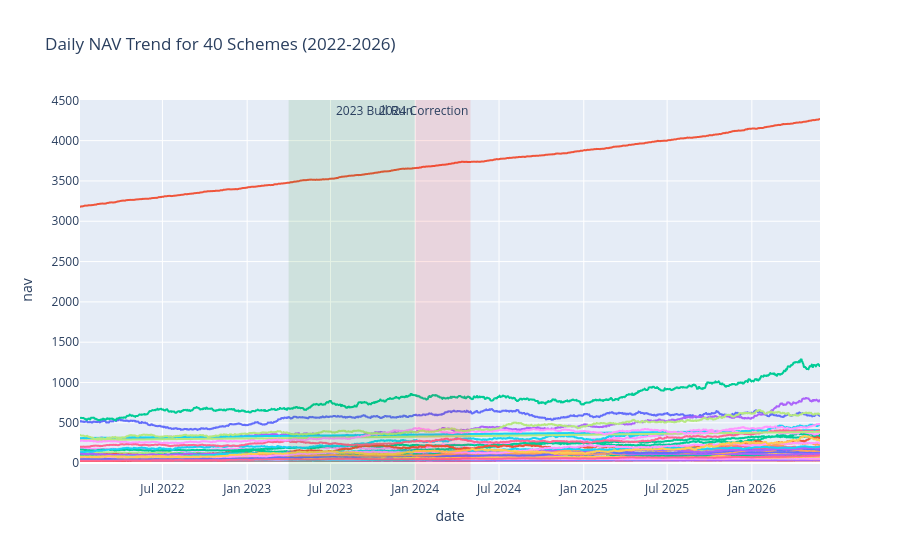

Here is the notebook cell this chart was saved with:
### Markdown cell above
## 1. NAV Trend Analysis (2022-2026)

**Insight 1:** The 2023 bull run saw accelerated NAV growth across most equity schemes, followed by a period of increased volatility and minor corrections in early 2024.

### Code cell
nav_filtered = nav_hist[(nav_hist['date'].dt.year >= 2022) & (nav_hist['date'].dt.year <= 2026)]
nav_merged = pd.merge(nav_filtered, fund_master[['amfi_code', 'scheme_name']], on='amfi_code', how='left')

fig = px.line(nav_merged, x='date', y='nav', color='scheme_name', title='Daily NAV Trend for 40 Schemes (2022-2026)')
fig.update_layout(showlegend=False)

# Highlight 2023 Bull Run
fig.add_vrect(x0="2023-04-01", x1="2023-12-31", fillcolor="green", opacity=0.1, line_width=0, annotation_text="2023 Bull Run")

# Highlight 2024 Correction
fig.add_vrect(x0="2024-01-01", x1="2024-04-30", fillcolor="red", opacity=0.1, line_width=0, annotation_text="2024 Correction")

fig.write_image("reports/figures/01_nav_trend.png", width=1000, height=600, scale=2)
fig.show()

### Figure 1 — Plotly figure (JSON) as saved in the notebook; plotly's stock layout.template omitted (floating-point values rounded to 4 significant figures; data arrays with more than 128 entries replaced by an {"elided": "..."} marker saying what was removed)
{"data": [{"hovertemplate": "scheme_name=HDFC Top 100 Fund - Regular Plan - Growth<br>date=%{x}<br>nav=%{y}<extra></extra>", "legendgroup": "HDFC Top 100 Fund - Regular Plan - Growth", "line": {"color": "#636efa", "dash": "solid"}, "marker": {"symbol": "circle"}, "mode": "lines", "name": "HDFC Top 100 Fund - Regular Plan - Growth", "showlegend": true, "type": "scattergl", "x": {"elided": "1608 str values"}, "xaxis": "x", "y": {"elided": "1608 float values"}, "yaxis": "y"}, {"hovertemplate": "scheme_name=HDFC Short Term Debt Fund - Regular - Growth<br>date=%{x}<br>nav=%{y}<extra></extra>", "legendgroup": "HDFC Short Term Debt Fund - Regular - Growth", "line": {"color": "#EF553B", "dash": "solid"}, "marker": {"symbol": "circle"}, "mode": "lines", "name": "HDFC Short Term Debt Fund - Regular - Growth", "showlegend": true, "type": "scattergl", "x": {"elided": "1608 str values"}, "xaxis": "x", "y": {"elided": "1608 float values"}, "yaxis": "y"}, {"hovertemplate": "scheme_name=HDFC Mid-Cap Opportunities Fund - Regular - Growth<br>date=%{x}<br>nav=%{y}<extra></extra>", "legendgroup": "HDFC Mid-Cap Opportunities Fund - Regular - Growth", "line": {"color": "#00cc96", "dash": "solid"}, "marker": {"symbol": "circle"}, "mode": "lines", "name": "HDFC Mid-Cap Opportunities Fund - Regular - Growth", "showlegend": true, "type": "scattergl", "x": {"elided": "1608 str values"}, "xaxis": "x", "y": {"elided": "1608 float values"}, "yaxis": "y"}, {"hovertemplate": "scheme_name=ABSL Frontline Equity Fund - Regular - Growth<br>date=%{x}<br>nav=%{y}<extra></extra>", "legendgroup": "ABSL Frontline Equity Fund - Regular - Growth", "line": {"color": "#ab63fa", "dash": "solid"}, "marker": {"symbol": "circle"}, "mode": "lines", "name": "ABSL Frontline Equity Fund - Regular - Growth", "showlegend": true, "type": "scattergl", "x": {"elided": "1608 str values"}, "xaxis": "x", "y": {"elided": "1608 float values"}, "yaxis": "y"}, {"hovertemplate": "scheme_name=ABSL Small Cap Fund - Regular - Growth<br>date=%{x}<br>nav=%{y}<extra></extra>", "legendgroup": "ABSL Small Cap Fund - Regular - Growth", "line": {"color": "#FFA15A", "dash": "solid"}, "marker": {"symbol": "circle"}, "mode": "lines", "name": "ABSL Small Cap Fund - Regular - Growth", "showlegend": true, "type": "scattergl", "x": {"elided": "1608 str values"}, "xaxis": "x", "y": {"elided": "1608 float values"}, "yaxis": "y"}, {"hovertemplate": "scheme_name=ABSL Liquid Fund - Regular - Growth<br>date=%{x}<br>nav=%{y}<extra></extra>", "legendgroup": "ABSL Liquid Fund - Regular - Growth", "line": {"color": "#19d3f3", "dash": "solid"}, "marker": {"symbol": "circle"}, "mode": "lines", "name": "ABSL Liquid Fund - Regular - Growth", "showlegend": true, "type": "scattergl", "x": {"elided": "1608 str values"}, "xaxis": "x", "y": {"elided": "1608 float values"}, "yaxis": "y"}, {"hovertemplate": "scheme_name=UTI Nifty 50 Index Fund - Regular - Growth<br>date=%{x}<br>nav=%{y}<extra></extra>", "legendgroup": "UTI Nifty 50 Index Fund - Regular - Growth", "line": {"color": "#FF6692", "dash": "solid"}, "marker": {"symbol": "circle"}, "mode": "lines", "name": "UTI Nifty 50 Index Fund - Regular - Growth", "showlegend": true, "type": "scattergl", "x": {"elided": "1608 str values"}, "xaxis": "x", "y": {"elided": "1608 float values"}, "yaxis": "y"}, {"hovertemplate": "scheme_name=UTI Mid Cap Fund - Regular - Growth<br>date=%{x}<br>nav=%{y}<extra></extra>", "legendgroup": "UTI Mid Cap Fund - Regular - Growth", "line": {"color": "#B6E880", "dash": "solid"}, "marker": {"symbol": "circle"}, "mode": "lines", "name": "UTI Mid Cap Fund - Regular - Growth", "showlegend": true, "type": "scattergl", "x": {"elided": "1608 str values"}, "xaxis": "x", "y": {"elided": "1608 float values"}, "yaxis": "y"}, {"hovertemplate": "scheme_name=UTI Flexi Cap Fund - Regular - Growth<br>date=%{x}<br>nav=%{y}<extra></extra>", "legendgroup": "UTI Flexi Cap Fund - Regular - Growth", "line": {"color": "#FF97FF", "dash": "solid"}, "marker": {"symbol": "circle"}, "mode": "lines", "name": "UTI Flexi Cap Fund - Regular - Growth", "showlegend": true, "type": "scattergl", "x": {"elided": "1608 str values"}, "xaxis": "x", "y": {"elided": "1608 float values"}, "yaxis": "y"}, {"hovertemplate": "scheme_name=Nippon India Large Cap Fund - Regular - Growth<br>date=%{x}<br>nav=%{y}<extra></extra>", "legendgroup": "Nippon India Large Cap Fund - Regular - Growth", "line": {"color": "#FECB52", "dash": "solid"}, "marker": {"symbol": "circle"}, "mode": "lines", "name": "Nippon India Large Cap Fund - Regular - Growth", "showlegend": true, "type": "scattergl", "x": {"elided": "1608 str values"}, "xaxis": "x", "y": {"elided": "1608 float values"}, "yaxis": "y"}, {"hovertemplate": "scheme_name=Nippon India Large Cap Fund - Direct - Growth<br>date=%{x}<br>nav=%{y}<extra></extra>", "legendgroup": "Nippon India Large Cap Fund - Direct - Growth", "line": {"color": "#636efa", "dash": "solid"}, "marker": {"symbol": "circle"}, "mode": "lines", "name": "Nippon India Large Cap Fund - Direct - Growth", "showlegend": true, "type": "scattergl", "x": {"elided": "1608 str values"}, "xaxis": "x", "y": {"elided": "1608 float values"}, "yaxis": "y"}, {"hovertemplate": "scheme_name=Nippon India Small Cap Fund - Regular - Growth<br>date=%{x}<br>nav=%{y}<extra></extra>", "legendgroup": "Nippon India Small Cap Fund - Regular - Growth", "line": {"color": "#EF553B", "dash": "solid"}, "marker": {"symbol": "circle"}, "mode": "lines", "name": "Nippon India Small Cap Fund - Regular - Growth", "showlegend": true, "type": "scattergl", "x": {"elided": "1608 str values"}, "xaxis": "x", "y": {"elided": "1608 float values"}, "yaxis": "y"}, {"hovertemplate": "scheme_name=Nippon India ETF Nifty 50 BeES<br>date=%{x}<br>nav=%{y}<extra></extra>", "legendgroup": "Nippon India ETF Nifty 50 BeES", "line": {"color": "#00cc96", "dash": "solid"}, "marker": {"symbol": "circle"}, "mode": "lines", "name": "Nippon India ETF Nifty 50 BeES", "showlegend": true, "type": "scattergl", "x": {"elided": "1608 str values"}, "xaxis": "x", "y": {"elided": "1608 float values"}, "yaxis": "y"}, {"hovertemplate": "scheme_name=Nippon India Gilt Securities Fund - Regular - Growth<br>date=%{x}<br>nav=%{y}<extra></extra>", "legendgroup": "Nippon India Gilt Securities Fund - Regular - Growth", "line": {"color": "#ab63fa", "dash": "solid"}, "marker": {"symbol": "circle"}, "mode": "lines", "name": "Nippon India Gilt Securities Fund - Regular - Growth", "showlegend": true, "type": "scattergl", "x": {"elided": "1608 str values"}, "xaxis": "x", "y": {"elided": "1608 float values"}, "yaxis": "y"}, {"hovertemplate": "scheme_name=Axis Bluechip Fund - Regular - Growth<br>date=%{x}<br>nav=%{y}<extra></extra>", "legendgroup": "Axis Bluechip Fund - Regular - Growth", "line": {"color": "#FFA15A", "dash": "solid"}, "marker": {"symbol": "circle"}, "mode": "lines", "name": "Axis Bluechip Fund - Regular - Growth", "showlegend": true, "type": "scattergl", "x": {"elided": "1608 str values"}, "xaxis": "x", "y": {"elided": "1608 float values"}, "yaxis": "y"}, {"hovertemplate": "scheme_name=Axis Bluechip Fund - Direct - Growth<br>date=%{x}<br>nav=%{y}<extra></extra>", "legendgroup": "Axis Bluechip Fund - Direct - Growth", "line": {"color": "#19d3f3", "dash": "solid"}, "marker": {"symbol": "circle"}, "mode": "lines", "name": "Axis Bluechip Fund - Direct - Growth", "showlegend": true, "type": "scattergl", "x": {"elided": "1608 str values"}, "xaxis": "x", "y": {"elided": "1608 float values"}, "yaxis": "y"}, {"hovertemplate": "scheme_name=Axis Midcap Fund - Regular - Growth<br>date=%{x}<br>nav=%{y}<extra></extra>", "legendgroup": "Axis Midcap Fund - Regular - Growth", "line": {"color": "#FF6692", "dash": "solid"}, "marker": {"symbol": "circle"}, "mode": "lines", "name": "Axis Midcap Fund - Regular - Growth", "showlegend": true, "type": "scattergl", "x": {"elided": "1608 str values"}, "xaxis": "x", "y": {"elided": "1608 float values"}, "yaxis": "y"}, {"hovertemplate": "scheme_name=Axis Small Cap Fund - Regular - Growth<br>date=%{x}<br>nav=%{y}<extra></extra>", "legendgroup": "Axis Small Cap Fund - Regular - Growth", "line": {"color": "#B6E880", "dash": "solid"}, "marker": {"symbol": "circle"}, "mode": "lines", "name": "Axis Small Cap Fund - Regular - Growth", "showlegend": true, "type": "scattergl", "x": {"elided": "1608 str values"}, "xaxis": "x", "y": {"elided": "1608 float values"}, "yaxis": "y"}, {"hovertemplate": "scheme_name=SBI Magnum Gilt Fund - Regular Plan - Growth<br>date=%{x}<br>nav=%{y}<extra></extra>", "legendgroup": "SBI Magnum Gilt Fund - Regular Plan - Growth", "line": {"color": "#FF97FF", "dash": "solid"}, "marker": {"symbol": "circle"}, "mode": "lines", "name": "SBI Magnum Gilt Fund - Regular Plan - Growth", "showlegend": true, "type": "scattergl", "x": {"elided": "1608 str values"}, "xaxis": "x", "y": {"elided": "1608 float values"}, "yaxis": "y"}, {"hovertemplate": "scheme_name=SBI Bluechip Fund - Regular Plan - Growth<br>date=%{x}<br>nav=%{y}<extra></extra>", "legendgroup": "SBI Bluechip Fund - Regular Plan - Growth", "line": {"color": "#FECB52", "dash": "solid"}, "marker": {"symbol": "circle"}, "mode": "lines", "name": "SBI Bluechip Fund - Regular Plan - Growth", "showlegend": true, "type": "scattergl", "x": {"elided": "1608 str values"}, "xaxis": "x", "y": {"elided": "1608 float values"}, "yaxis": "y"}, {"hovertemplate": "scheme_name=SBI Bluechip Fund - Direct Plan - Growth<br>date=%{x}<br>nav=%{y}<extra></extra>", "legendgroup": "SBI Bluechip Fund - Direct Plan - Growth", "line": {"color": "#636efa", "dash": "solid"}, "marker": {"symbol": "circle"}, "mode": "lines", "name": "SBI Bluechip Fund - Direct Plan - Growth", "showlegend": true, "type": "scattergl", "x": {"elided": "1608 str values"}, "xaxis": "x", "y": {"elided": "1608 float values"}, "yaxis": "y"}, {"hovertemplate": "scheme_name=SBI Small Cap Fund - Regular Plan - Growth<br>date=%{x}<br>nav=%{y}<extra></extra>", "legendgroup": "SBI Small Cap Fund - Regular Plan - Growth", "line": {"color": "#EF553B", "dash": "solid"}, "marker": {"symbol": "circle"}, "mode": "lines", "name": "SBI Small Cap Fund - Regular Plan - Growth", "showlegend": true, "type": "scattergl", "x": {"elided": "1608 str values"}, "xaxis": "x", "y": {"elided": "1608 float values"}, "yaxis": "y"}, {"hovertemplate": "scheme_name=SBI Small Cap Fund - Direct Plan - Growth<br>date=%{x}<br>nav=%{y}<extra></extra>", "legendgroup": "SBI Small Cap Fund - Direct Plan - Growth", "line": {"color": "#00cc96", "dash": "solid"}, "marker": {"symbol": "circle"}, "mode": "lines", "name": "SBI Small Cap Fund - Direct Plan - Growth", "showlegend": true, "type": "scattergl", "x": {"elided": "1608 str values"}, "xaxis": "x", "y": {"elided": "1608 float values"}, "yaxis": "y"}, {"hovertemplate": "scheme_name=ICICI Pru Bluechip Fund - Regular - Growth<br>date=%{x}<br>nav=%{y}<extra></extra>", "legendgroup": "ICICI Pru Bluechip Fund - Regular - Growth", "line": {"color": "#ab63fa", "dash": "solid"}, "marker": {"symbol": "circle"}, "mode": "lines", "name": "ICICI Pru Bluechip Fund - Regular - Growth", "showlegend": true, "type": "scattergl", "x": {"elided": "1608 str values"}, "xaxis": "x", "y": {"elided": "1608 float values"}, "yaxis": "y"}, {"hovertemplate": "scheme_name=ICICI Pru Bluechip Fund - Direct - Growth<br>date=%{x}<br>nav=%{y}<extra></extra>", "legendgroup": "ICICI Pru Bluechip Fund - Direct - Growth", "line": {"color": "#FFA15A", "dash": "solid"}, "marker": {"symbol": "circle"}, "mode": "lines", "name": "ICICI Pru Bluechip Fund - Direct - Growth", "showlegend": true, "type": "scattergl", "x": {"elided": "1608 str values"}, "xaxis": "x", "y": {"elided": "1608 float values"}, "yaxis": "y"}, {"hovertemplate": "scheme_name=ICICI Pru Midcap Fund - Regular - Growth<br>date=%{x}<br>nav=%{y}<extra></extra>", "legendgroup": "ICICI Pru Midcap Fund - Regular - Growth", "line": {"color": "#19d3f3", "dash": "solid"}, "marker": {"symbol": "circle"}, "mode": "lines", "name": "ICICI Pru Midcap Fund - Regular - Growth", "showlegend": true, "type": "scattergl", "x": {"elided": "1608 str values"}, "xaxis": "x", "y": {"elided": "1608 float values"}, "yaxis": "y"}, {"hovertemplate": "scheme_name=ICICI Pru Value Discovery Fund - Regular - Growth<br>date=%{x}<br>nav=%{y}<extra></extra>", "legendgroup": "ICICI Pru Value Discovery Fund - Regular - Growth", "line": {"color": "#FF6692", "dash": "solid"}, "marker": {"symbol": "circle"}, "mode": "lines", "name": "ICICI Pru Value Discovery Fund - Regular - Growth", "showlegend": true, "type": "scattergl", "x": {"elided": "1608 str values"}, "xaxis": "x", "y": {"elided": "1608 float values"}, "yaxis": "y"}, {"hovertemplate": "scheme_name=ICICI Pru Liquid Fund - Regular - Growth<br>date=%{x}<br>nav=%{y}<extra></extra>", "legendgroup": "ICICI Pru Liquid Fund - Regular - Growth", "line": {"color": "#B6E880", "dash": "solid"}, "marker": {"symbol": "circle"}, "mode": "lines", "name": "ICICI Pru Liquid Fund - Regular - Growth", "showlegend": true, "type": "scattergl", "x": {"elided": "1608 str values"}, "xaxis": "x", "y": {"elided": "1608 float values"}, "yaxis": "y"}, {"hovertemplate": "scheme_name=Kotak Bluechip Fund - Regular - Growth<br>date=%{x}<br>nav=%{y}<extra></extra>", "legendgroup": "Kotak Bluechip Fund - Regular - Growth", "line": {"color": "#FF97FF", "dash": "solid"}, "marker": {"symbol": "circle"}, "mode": "lines", "name": "Kotak Bluechip Fund - Regular - Growth", "showlegend": true, "type": "scattergl", "x": {"elided": "1608 str values"}, "xaxis": "x", "y": {"elided": "1608 float values"}, "yaxis": "y"}, {"hovertemplate": "scheme_name=Kotak Emerging Equity Fund - Regular - Growth<br>date=%{x}<br>nav=%{y}<extra></extra>", "legendgroup": "Kotak Emerging Equity Fund - Regular - Growth", "line": {"color": "#FECB52", "dash": "solid"}, "marker": {"symbol": "circle"}, "mode": "lines", "name": "Kotak Emerging Equity Fund - Regular - Growth", "showlegend": true, "type": "scattergl", "x": {"elided": "1608 str values"}, "xaxis": "x", "y": {"elided": "1608 float values"}, "yaxis": "y"}, {"hovertemplate": "scheme_name=Kotak Flexicap Fund - Regular - Growth<br>date=%{x}<br>nav=%{y}<extra></extra>", "legendgroup": "Kotak Flexicap Fund - Regular - Growth", "line": {"color": "#636efa", "dash": "solid"}, "marker": {"symbol": "circle"}, "mode": "lines", "name": "Kotak Flexicap Fund - Regular - Growth", "showlegend": true, "type": "scattergl", "x": {"elided": "1608 str values"}, "xaxis": "x", "y": {"elided": "1608 float values"}, "yaxis": "y"}, {"hovertemplate": "scheme_name=Kotak Liquid Fund - Regular - Growth<br>date=%{x}<br>nav=%{y}<extra></extra>", "legendgroup": "Kotak Liquid Fund - Regular - Growth", "line": {"color": "#EF553B", "dash": "solid"}, "marker": {"symbol": "circle"}, "mode": "lines", "name": "Kotak Liquid Fund - Regular - Growth", "showlegend": true, "type": "scattergl", "x": {"elided": "1608 str values"}, "xaxis": "x", "y": {"elided": "1608 float values"}, "yaxis": "y"}, {"hovertemplate": "scheme_name=HDFC Top 100 Fund - Direct Plan - Growth<br>date=%{x}<br>nav=%{y}<extra></extra>", "legendgroup": "HDFC Top 100 Fund - Direct Plan - Growth", "line": {"color": "#00cc96", "dash": "solid"}, "marker": {"symbol": "circle"}, "mode": "lines", "name": "HDFC Top 100 Fund - Direct Plan - Growth", "showlegend": true, "type": "scattergl", "x": {"elided": "1608 str values"}, "xaxis": "x", "y": {"elided": "1608 float values"}, "yaxis": "y"}, {"hovertemplate": "scheme_name=HDFC Mid-Cap Opportunities Fund - Direct - Growth<br>date=%{x}<br>nav=%{y}<extra></extra>", "legendgroup": "HDFC Mid-Cap Opportunities Fund - Direct - Growth", "line": {"color": "#ab63fa", "dash": "solid"}, "marker": {"symbol": "circle"}, "mode": "lines", "name": "HDFC Mid-Cap Opportunities Fund - Direct - Growth", "showlegend": true, "type": "scattergl", "x": {"elided": "1608 str values"}, "xaxis": "x", "y": {"elided": "1608 float values"}, "yaxis": "y"}, {"hovertemplate": "scheme_name=Mirae Asset Large Cap Fund - Regular - Growth<br>date=%{x}<br>nav=%{y}<extra></extra>", "legendgroup": "Mirae Asset Large Cap Fund - Regular - Growth", "line": {"color": "#FFA15A", "dash": "solid"}, "marker": {"symbol": "circle"}, "mode": "lines", "name": "Mirae Asset Large Cap Fund - Regular - Growth", "showlegend": true, "type": "scattergl", "x": {"elided": "1608 str values"}, "xaxis": "x", "y": {"elided": "1608 float values"}, "yaxis": "y"}, {"hovertemplate": "scheme_name=Mirae Asset Emerging Bluechip Fund - Regular - Growth<br>date=%{x}<br>nav=%{y}<extra></extra>", "legendgroup": "Mirae Asset Emerging Bluechip Fund - Regular - Growth", "line": {"color": "#19d3f3", "dash": "solid"}, "marker": {"symbol": "circle"}, "mode": "lines", "name": "Mirae Asset Emerging Bluechip Fund - Regular - Growth", "showlegend": true, "type": "scattergl", "x": {"elided": "1608 str values"}, "xaxis": "x", "y": {"elided": "1608 float values"}, "yaxis": "y"}, {"hovertemplate": "scheme_name=Mirae Asset Tax Saver Fund - Regular - Growth<br>date=%{x}<br>nav=%{y}<extra></extra>", "legendgroup": "Mirae Asset Tax Saver Fund - Regular - Growth", "line": {"color": "#FF6692", "dash": "solid"}, "marker": {"symbol": "circle"}, "mode": "lines", "name": "Mirae Asset Tax Saver Fund - Regular - Growth", "showlegend": true, "type": "scattergl", "x": {"elided": "1608 str values"}, "xaxis": "x", "y": {"elided": "1608 float values"}, "yaxis": "y"}, {"hovertemplate": "scheme_name=DSP Top 100 Equity Fund - Regular - Growth<br>date=%{x}<br>nav=%{y}<extra></extra>", "legendgroup": "DSP Top 100 Equity Fund - Regular - Growth", "line": {"color": "#B6E880", "dash": "solid"}, "marker": {"symbol": "circle"}, "mode": "lines", "name": "DSP Top 100 Equity Fund - Regular - Growth", "showlegend": true, "type": "scattergl", "x": {"elided": "1608 str values"}, "xaxis": "x", "y": {"elided": "1608 float values"}, "yaxis": "y"}, {"hovertemplate": "scheme_name=DSP Midcap Fund - Regular - Growth<br>date=%{x}<br>nav=%{y}<extra></extra>", "legendgroup": "DSP Midcap Fund - Regular - Growth", "line": {"color": "#FF97FF", "dash": "solid"}, "marker": {"symbol": "circle"}, "mode": "lines", "name": "DSP Midcap Fund - Regular - Growth", "showlegend": true, "type": "scattergl", "x": {"elided": "1608 str values"}, "xaxis": "x", "y": {"elided": "1608 float values"}, "yaxis": "y"}, {"hovertemplate": "scheme_name=DSP Small Cap Fund - Regular - Growth<br>date=%{x}<br>nav=%{y}<extra></extra>", "legendgroup": "DSP Small Cap Fund - Regular - Growth", "line": {"color": "#FECB52", "dash": "solid"}, "marker": {"symbol": "circle"}, "mode": "lines", "name": "DSP Small Cap Fund - Regular - Growth", "showlegend": true, "type": "scattergl", "x": {"elided": "1608 str values"}, "xaxis": "x", "y": {"elided": "1608 float values"}, "yaxis": "y"}], "layout": {"annotations": [{"showarrow": false, "text": "2023 Bull Run", "x": "2023-12-31", "xanchor": "right", "xref": "x", "y": 1, "yanchor": "top", "yref": "y domain"}, {"showarrow": false, "text": "2024 Correction", "x": "2024-04-30", "xanchor": "right", "xref": "x", "y": 1, "yanchor": "top", "yref": "y domain"}], "legend": {"title": {"text": "scheme_name"}, "tracegroupgap": 0}, "shapes": [{"fillcolor": "green", "line": {"width": 0}, "opacity": 0.1, "type": "rect", "x0": "2023-04-01", "x1": "2023-12-31", "xref": "x", "y0": 0, "y1": 1, "yref": "y domain"}, {"fillcolor": "red", "line": {"width": 0}, "opacity": 0.1, "type": "rect", "x0": "2024-01-01", "x1": "2024-04-30", "xref": "x", "y0": 0, "y1": 1, "yref": "y domain"}], "showlegend": false, "title": {"text": "Daily NAV Trend for 40 Schemes (2022-2026)"}, "xaxis": {"anchor": "y", "domain": [0.0, 1.0], "title": {"text": "date"}}, "yaxis": {"anchor": "x", "domain": [0.0, 1.0], "title": {"text": "nav"}}}}
